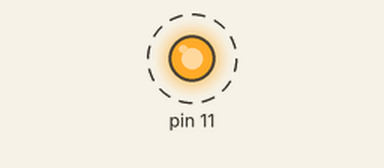
Recording of a sketch running on a simulated Arduino Uno, built with avr-gcc and run on an emulated ATmega328P. Shown: output pins drawn as LEDs (lit = HIGH). Dashed ring = blinking.

Above: at 0.5 s.
Timing chart, 0 to 4.6 s (numbered marks = the images above):
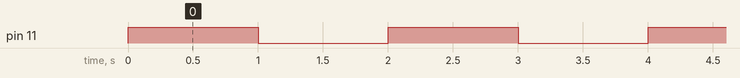

Measured:
- by itself, pin 11: alternates HIGH for 1.0 s and LOW for 1.0 s

The sketch:

ex201.ino
```cpp
void setup() {
  for(int i=8;i<=11;i++)
  {
    pinMode(11, OUTPUT);
  }
}
void loop() {
  for(int i=8;i<=11;i++)
  {
    digitalWrite(i,HIGH);
  }
  delay(1000);
  for(int i=8;i<=11;i++)
  {
    digitalWrite(i,LOW);
  }
  delay(1000);
}
```
